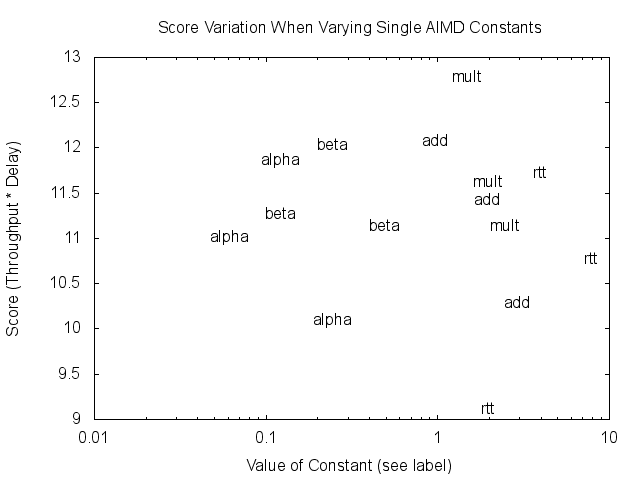

Generate this figure with gnuplot:
#!/usr/bin/env gnuplot

reset
set terminal png

set key off
set xlabel "Value of Constant (see label)"
set ylabel "Score (Throughput * Delay)"
set title "Score Variation When Varying Single AIMD Constants"
set logscale x
set datafile separator ","
plot "aimd_vary_single.csv" using 2:($4/$6*1000):1 with labels
